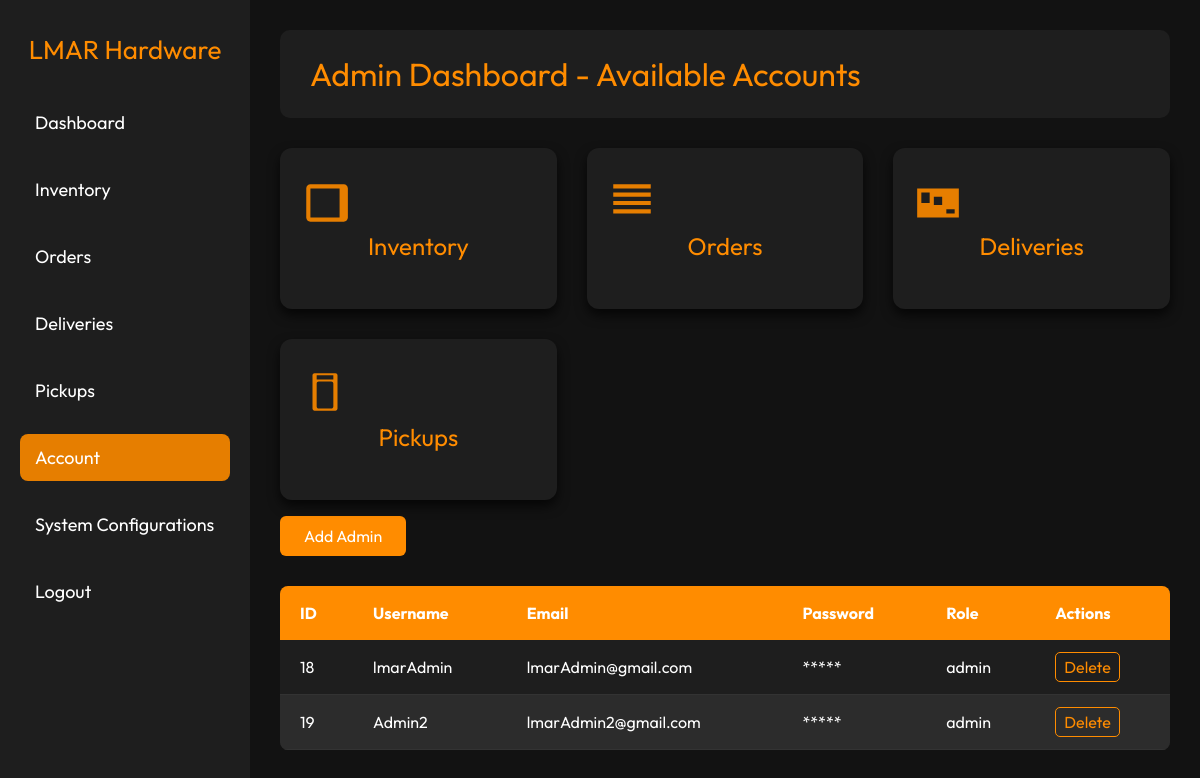
Screenshot of /backend/dashboard/account.php (signed in) with the database file from the repository.
### tables this page shows
CREATE TABLE IF NOT EXISTS `users` (
  `id` int NOT NULL AUTO_INCREMENT,
  `username` varchar(255) NOT NULL,
  `email` varchar(150) NOT NULL,
  `password` varchar(255) NOT NULL,
  `role` enum('admin','customer') NOT NULL DEFAULT 'admin',
  PRIMARY KEY (`id`),
  UNIQUE KEY `username` (`email`)
);

### backend/dashboard/account.php (the view, shortened to what this page needs)
<?php
include_once "../includes/header.php";
$servername = "localhost";
$username = "root";
$password = "";
$dbname = "lmar_hardware";
$conn = new mysqli($servername, $username, $password, $dbname);
$sql = "SELECT * FROM users WHERE role = 'admin' ";
$result = $conn->query($sql);
?>
<body>
    <?php include_once "../includes/sidebar.php" ?>
    <div class="main-content">
        <div class="header">
            <h1>Admin Dashboard - Available Accounts</h1>
        </div>
        <div class="dashboard-grid">
           <div class="card" onclick="location.href='inventory.php'">
                <svg xmlns="http://www.w3.org/2000/svg" viewBox="0 0 24 24" width="50" height="50" style="fill: #e67e00;">
                    <path d="M19 3H5c-1.1 0-1.99.89-1.99 1.99L3 19c0 1.1.89 1.99 1.99 1.99h16c1.1 0 1.99-.89 1.99-1.99V5c0-1.1-.89-1.99-1.99-1.99zM5 5h14v14H5z"/>
                </svg>
                <h3>Inventory</h3>
            </div>
            <div class="card" onclick="location.href='orders.php'">
                 <svg xmlns="http://www.w3.org/2000/svg" viewBox="0 0 24 24" width="50" height="50" style="fill: #e67e00;">
                    <path d="M3 3h18v2H3zm0 4h18v2H3zm0 4h18v2H3zm0 4h18v2H3z"/>
                </svg>
                <h3>Orders</h3>
            </div>
            <div class="card" onclick="location.href='delivery.php'">
                <svg xmlns="http://www.w3.org/2000/svg" viewBox="0 0 24 24" width="50" height="50" style="fill: #e67e00;">
                    <path d="M2 5v14h20V5H2zm18 12h-4v-2h4zm-6-4h-4V9h4zm-6-1H4V7h4z"/>
                </svg>
                <h3>Deliveries</h3>
            </div>
            <div class="card" onclick="location.href='pickups.php'">
                <h3>Pickups</h3>
            </div>
        </div>
        <a class="btn bg-[#ff8c00] py-2 px-6 rounded-md block my-4 w-fit" href="account.php?modal=add_admin">
                    Add Admin
        </a>
        <div class="recent-orders">
            <table>
                <thead>
                    <tr>
                        <th>ID</th>
                        <th>Username</th>
                        <th>Email</th>
                        <th>Password</th>
                        <th>Role</th>
                        <th>Actions</th>
                    </tr>
                </thead>
                <tbody>
            <?php if ($result->num_rows > 0) {
                while ($row = $result->fetch_assoc()) { ?>
                    <tr>
                        <td><?= $row['id'] ?></td>
                        <td><?= $row['username'] ?></td>
                        <td><?= $row['email'] ?></td>
                        <td>*****</td>
                        <td><?= $row['role'] ?></td>
                        <td>
                            <a href="delete-account.php?id=<?= $row['id'] ?>" class="action-btn" onclick="return confirm('Are you sure you want to delete this account?');">Delete</a>
                        </td>
                    </tr>
            <?php }
        } else { ?>
        <tr>
            <td colspan="6" class="text-center">No available accounts found.</td>
        </tr>
        <?php }?>
</tbody>
            </table>
        </div>
    </div>
</body>
</html>

### backend/css/style.css (style rules this page uses)
* { box-sizing: border-box; margin: 0; padding: 0; }
body { font-family: 'Segoe UI', Tahoma, Geneva, Verdana, sans-serif; background-color: #121212; color: #ffffff; display: flex; min-height: 100vh; }
.main-content { margin-left: 250px; padding: 30px; width: calc(100% - 250px); background-color: #121212; height: 100%; }
.header { background-color: #1e1e1e; padding: 20px 30px; border-radius: 10px; margin-bottom: 30px; display: flex; align-items: center; justify-content: space-between; }
.header h1 { font-size: 32px; color: #ff8c00; }
.dashboard-grid { display: grid; grid-template-columns: repeat(auto-fit, minmax(250px, 1fr)); gap: 30px; }
.card { background-color: #1e1e1e; padding: 30px 20px; border-radius: 12px; box-shadow: 0 6px 12px rgba(0, 0, 0, 0.7); text-align: center; cursor: pointer; transition: transform 0.3s, background 0.3s; }
.card h3 { margin-bottom: 15px; color: #ff8c00; font-size: 24px; }
table { width: 100%; border-collapse: collapse; margin-top: 30px; background-color: #1e1e1e; border-radius: 8px; overflow: hidden; }
table thead { background-color: #ff8c00; }
table th, table td { padding: 15px 20px; text-align: left; }
table th { color: #ffffff; font-size: 16px; }
table tbody tr { border-bottom: 1px solid #333333; }
table tbody tr:nth-child(even) { background-color: #2c2c2c; }
table td a { color: #ff8c00; text-decoration: none; padding: 4px 8px; border: 1px solid #ff8c00; border-radius: 5px; transition: background 0.3s, color 0.3s; }

### rows the page displays
users: id "18", username "lmarAdmin", email "lmarAdmin@gmail.com", role "admin"
users: id "19", username "Admin2", email "lmarAdmin2@gmail.com", role "admin"
